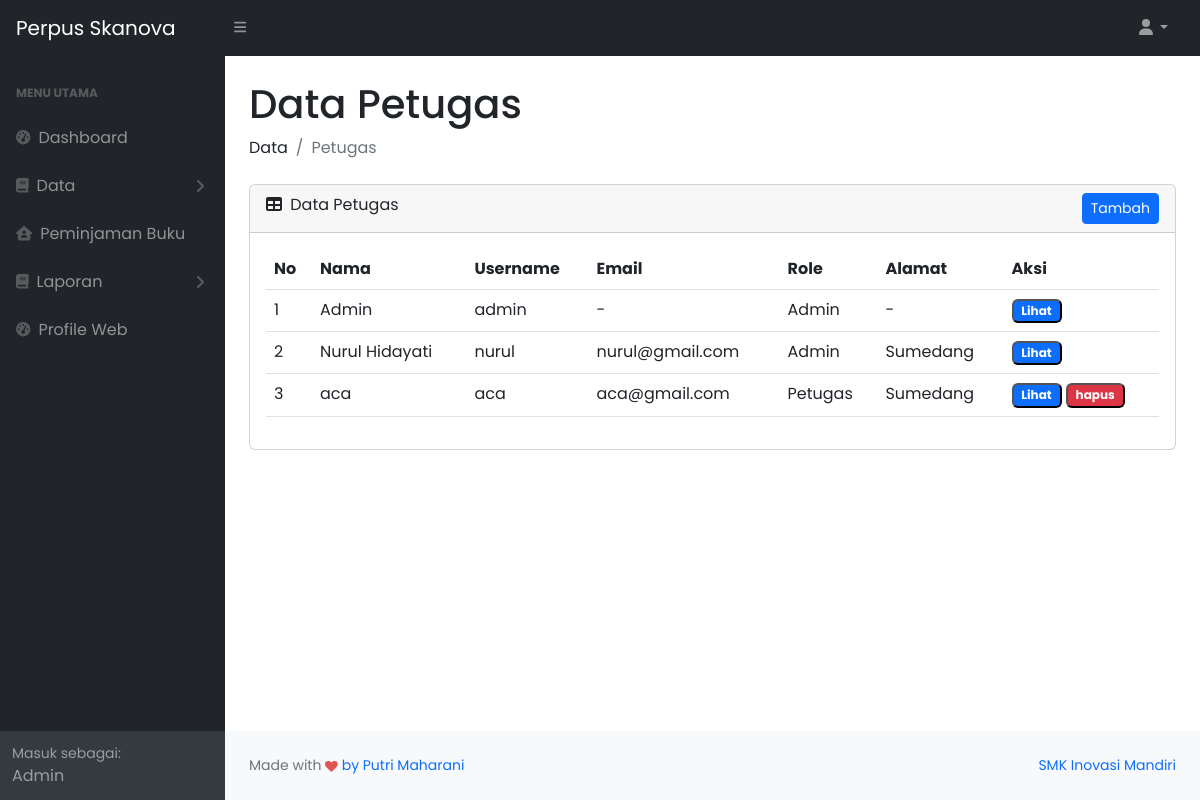
The app's page /admin/datapetugas.php (signed in) with its own data.
### tables this page shows
CREATE TABLE `user` (
  `id_user` int(11) NOT NULL,
  `nama_lengkap` varchar(255) NOT NULL,
  `username` varchar(255) NOT NULL,
  `password` varchar(255) NOT NULL,
  `email` varchar(255) NOT NULL,
  `role` varchar(255) NOT NULL,
  `alamat` text NOT NULL,
  `foto` varchar(255) NOT NULL,
  `kelas` varchar(12) NOT NULL,
  `jurusan` varchar(15) NOT NULL
);

### admin/datapetugas.php (the view, shortened to what this page needs)
<?php
include 'layout/header.php';
?>
<body class="sb-nav-fixed">
    <?php
    include 'layout/sidebar.php';
    ?>
    <div id="layoutSidenav_content">
        <main>
            <div class="container-fluid px-4">
                <h1 class="mt-4">Data Petugas</h1>
                <ol class="breadcrumb mb-4">
                    <li class="breadcrumb-item">Data</li>
                    <li class="breadcrumb-item active">Petugas</li>
                </ol>
                <div class="card mb-4">
                    <div class="card-header">
                        <i class="fas fa-table me-1"></i>
                        Data Petugas
                        <button type="button" class="btn btn-sm btn-primary" style="float: right;" data-bs-toggle="modal" data-bs-target="#tambahPetugas">
                            Tambah
                        </button>
                    </div>
                    <div class="card-body">
                        <table id="datatablesSimple" class="table">
                            <thead>
                                <tr>
                                    <th>No</th>
                                    <th>Nama</th>
                                    <th>Username</th>
                                    <th>Email</th>
                                    <th>Role</th>
                                    <th>Alamat</th>
                                    <th>Aksi</th>
                                </tr>
                            </thead>
                            <tbody>
                                <?php
                                $no = 1;
                                $tampil = mysqli_query($koneksi, "SELECT * FROM user WHERE role = 'Petugas' OR role='Admin' ");
                                while ($loop = mysqli_fetch_array($tampil)) :
                                ?>
                                    <tr>
                                        <td><?= $no++ ?></td>
                                        <td><?= $loop['nama_lengkap'] ?></td>
                                        <td><?= $loop['username'] ?></td>
                                        <td><?= $loop['email'] ?></td>
                                        <td><?= $loop['role'] ?></td>
                                        <td><?= $loop['alamat'] ?></td>
                                        <td>
                                            <?php if ($loop['role'] == 'Admin') { ?>
                                            <button type="button" class="badge text-bg-primary" data-bs-toggle="modal" data-bs-target="#lihatPetugas<?= $no ?>">Lihat</button>
                                            <?php } else { ?>
                                            <button type="button" class="badge text-bg-primary" data-bs-toggle="modal" data-bs-target="#lihatPetugas<?= $no ?>">Lihat</button>
                                            <button type="submit" name="hapus" class="badge text-bg-danger" data-bs-toggle="modal" data-bs-target="#hapusPetugas<?= $no ?>">hapus</button>
                                            <?php } ?>
                                        </td>
                                    </tr>
                                <?php endwhile; ?>
                            </tbody>
                        </table>
                    </div>
                </div>
            </div>
        </main>
        <?php
        include 'layout/footer.php';
        ?>

### records on screen
user: nama_lengkap "Admin", username "admin", email "-", role "Admin", alamat "-"
user: nama_lengkap "Nurul Hidayati", username "nurul", email "nurul@gmail.com", role "Admin", alamat "Sumedang"
user: nama_lengkap "aca", username "aca", email "aca@gmail.com", role "Petugas", alamat "Sumedang"

### other values on screen
$_SESSION['role'] "Admin"
